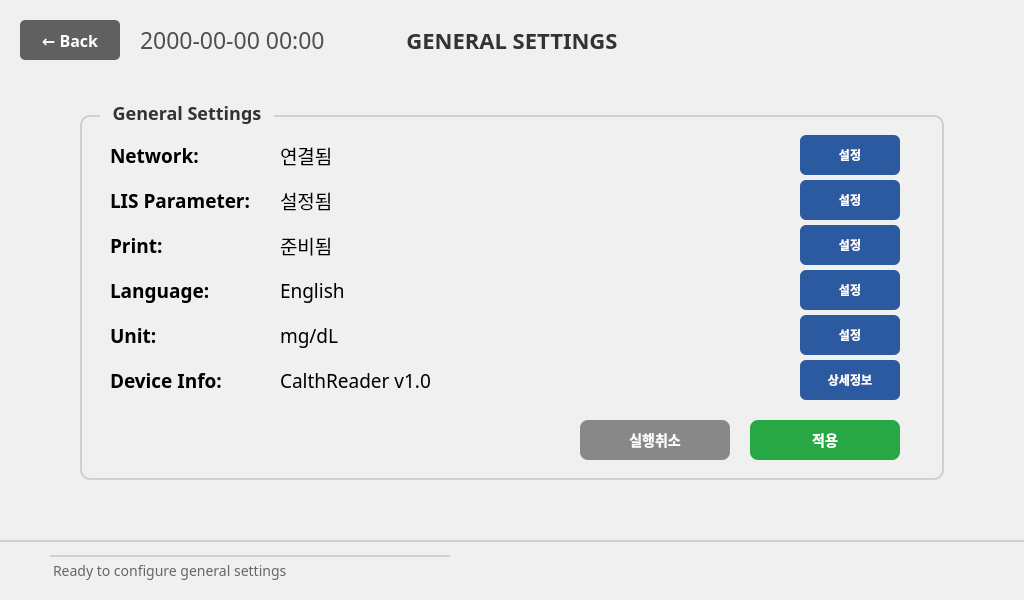
<?xml version="1.0" encoding="UTF-8"?>
<ui version="4.0">
 <class>GeneralSettingsViewWindow</class>
 <widget class="QMainWindow" name="GeneralSettingsViewWindow">
  <property name="geometry">
   <rect>
    <x>0</x>
    <y>0</y>
    <width>1024</width>
    <height>600</height>
   </rect>
  </property>
  <property name="windowTitle">
   <string notr="true">General Settings</string>
  </property>
  <property name="styleSheet">
   <string notr="true">QMainWindow {
    background-color: #f0f0f0;
    font-family: 'Pretendard';
}</string>
  </property>
  <widget class="QWidget" name="centralwidget">
   <widget class="QPushButton" name="pushButton_BackArrow">
    <property name="geometry">
     <rect>
      <x>20</x>
      <y>20</y>
      <width>100</width>
      <height>40</height>
     </rect>
    </property>
    <property name="font">
     <font>
      <family>Pretendard</family>
      <pointsize>16</pointsize>
      <weight>75</weight>
      <bold>true</bold>
     </font>
    </property>
    <property name="styleSheet">
     <string notr="true">QPushButton {
    background-color: #606060;
    color: white;
    border: none;
    border-radius: 5px;
    font-size: 16px;
    font-weight: bold;
}
QPushButton:hover {
    background-color: #707070;
}
QPushButton:pressed {
    background-color: #505050;
}</string>
    </property>
    <property name="text">
     <string>← Back</string>
    </property>
   </widget>
   <widget class="QLabel" name="label_Title">
    <property name="geometry">
     <rect>
      <x>300</x>
      <y>20</y>
      <width>424</width>
      <height>40</height>
     </rect>
    </property>
    <property name="font">
     <font>
      <family>Pretendard</family>
      <pointsize>14</pointsize>
      <weight>75</weight>
      <bold>true</bold>
     </font>
    </property>
    <property name="styleSheet">
     <string notr="true">QLabel {
    font-size: 22px;
    font-weight: bold;
    color: #333333;
}</string>
    </property>
    <property name="text">
     <string>GENERAL SETTINGS</string>
    </property>
    <property name="alignment">
     <set>Qt::AlignCenter</set>
    </property>
   </widget>
   <widget class="QLabel" name="label_DateNClock">
    <property name="geometry">
     <rect>
      <x>140</x>
      <y>20</y>
      <width>300</width>
      <height>40</height>
     </rect>
    </property>
    <property name="palette">
     <palette>
      <active>
       <colorrole role="WindowText">
        <brush brushstyle="SolidPattern">
         <color alpha="255">
          <red>79</red>
          <green>79</green>
          <blue>79</blue>
         </color>
        </brush>
       </colorrole>
      </active>
      <inactive>
       <colorrole role="WindowText">
        <brush brushstyle="SolidPattern">
         <color alpha="255">
          <red>79</red>
          <green>79</green>
          <blue>79</blue>
         </color>
        </brush>
       </colorrole>
      </inactive>
      <disabled>
       <colorrole role="WindowText">
        <brush brushstyle="SolidPattern">
         <color alpha="255">
          <red>120</red>
          <green>120</green>
          <blue>120</blue>
         </color>
        </brush>
       </colorrole>
      </disabled>
     </palette>
    </property>
    <property name="font">
     <font>
      <family>Pretendard</family>
      <pointsize>17</pointsize>
      <weight>50</weight>
      <bold>false</bold>
     </font>
    </property>
    <property name="text">
     <string>2000-00-00 00:00</string>
    </property>
    <property name="alignment">
     <set>Qt::AlignLeading|Qt::AlignLeft|Qt::AlignVCenter</set>
    </property>
   </widget>
   <widget class="QGroupBox" name="groupBox_GeneralSettings">
    <property name="geometry">
     <rect>
      <x>80</x>
      <y>100</y>
      <width>864</width>
      <height>380</height>
     </rect>
    </property>
    <property name="font">
     <font>
      <family>Pretendard</family>
      <pointsize>14</pointsize>
      <weight>75</weight>
      <bold>true</bold>
     </font>
    </property>
    <property name="styleSheet">
     <string notr="true">QGroupBox {
    font-size: 18px;
    font-weight: bold;
    color: #333333;
    border: 2px solid #d0d0d0;
    border-radius: 10px;
    margin-top: 15px;
    padding-top: 10px;
}
QGroupBox::title {
    subcontrol-origin: margin;
    left: 20px;
    padding: 0 10px 0 10px;
    background-color: #f0f0f0;
}</string>
    </property>
    <property name="title">
     <string>General Settings</string>
    </property>
    <widget class="QLabel" name="label_network_title">
     <property name="geometry">
      <rect>
       <x>30</x>
       <y>40</y>
       <width>150</width>
       <height>30</height>
      </rect>
     </property>
     <property name="font">
      <font>
       <family>Pretendard</family>
       <pointsize>14</pointsize>
       <weight>75</weight>
       <bold>true</bold>
      </font>
     </property>
     <property name="text">
      <string>Network:</string>
     </property>
    </widget>
    <widget class="QLabel" name="label_network_status">
     <property name="geometry">
      <rect>
       <x>200</x>
       <y>40</y>
       <width>300</width>
       <height>30</height>
      </rect>
     </property>
     <property name="font">
      <font>
       <family>Pretendard</family>
       <pointsize>14</pointsize>
      </font>
     </property>
     <property name="text">
      <string>연결됨</string>
     </property>
    </widget>
    <widget class="QPushButton" name="btn_network">
     <property name="geometry">
      <rect>
       <x>720</x>
       <y>35</y>
       <width>100</width>
       <height>40</height>
      </rect>
     </property>
     <property name="font">
      <font>
       <family>Pretendard</family>
       <pointsize>14</pointsize>
       <weight>75</weight>
       <bold>true</bold>
      </font>
     </property>
     <property name="styleSheet">
      <string notr="true">QPushButton {
    background-color: #2c5aa0;
    color: white;
    border: none;
    border-radius: 6px;
    font-size: 12px;
    font-weight: bold;
}
QPushButton:hover {
    background-color: #3366bb;
}
QPushButton:pressed {
    background-color: #1f4788;
}</string>
     </property>
     <property name="text">
      <string>설정</string>
     </property>
    </widget>
    <widget class="QLabel" name="label_lis_title">
     <property name="geometry">
      <rect>
       <x>30</x>
       <y>85</y>
       <width>150</width>
       <height>30</height>
      </rect>
     </property>
     <property name="font">
      <font>
       <family>Pretendard</family>
       <pointsize>14</pointsize>
       <weight>75</weight>
       <bold>true</bold>
      </font>
     </property>
     <property name="text">
      <string>LIS Parameter:</string>
     </property>
    </widget>
    <widget class="QLabel" name="label_lis_status">
     <property name="geometry">
      <rect>
       <x>200</x>
       <y>85</y>
       <width>300</width>
       <height>30</height>
      </rect>
     </property>
     <property name="font">
      <font>
       <family>Pretendard</family>
       <pointsize>14</pointsize>
      </font>
     </property>
     <property name="text">
      <string>설정됨</string>
     </property>
    </widget>
    <widget class="QPushButton" name="btn_lis_parameter">
     <property name="geometry">
      <rect>
       <x>720</x>
       <y>80</y>
       <width>100</width>
       <height>40</height>
      </rect>
     </property>
     <property name="font">
      <font>
       <family>Pretendard</family>
       <pointsize>14</pointsize>
       <weight>75</weight>
       <bold>true</bold>
      </font>
     </property>
     <property name="styleSheet">
      <string notr="true">QPushButton {
    background-color: #2c5aa0;
    color: white;
    border: none;
    border-radius: 6px;
    font-size: 12px;
    font-weight: bold;
}
QPushButton:hover {
    background-color: #3366bb;
}
QPushButton:pressed {
    background-color: #1f4788;
}</string>
     </property>
     <property name="text">
      <string>설정</string>
     </property>
    </widget>
    <widget class="QLabel" name="label_print_title">
     <property name="geometry">
      <rect>
       <x>30</x>
       <y>130</y>
       <width>150</width>
       <height>30</height>
      </rect>
     </property>
     <property name="font">
      <font>
       <family>Pretendard</family>
       <pointsize>14</pointsize>
       <weight>75</weight>
       <bold>true</bold>
      </font>
     </property>
     <property name="text">
      <string>Print:</string>
     </property>
    </widget>
    <widget class="QLabel" name="label_print_status">
     <property name="geometry">
      <rect>
       <x>200</x>
       <y>130</y>
       <width>300</width>
       <height>30</height>
      </rect>
     </property>
     <property name="font">
      <font>
       <family>Pretendard</family>
       <pointsize>14</pointsize>
      </font>
     </property>
     <property name="text">
      <string>준비됨</string>
     </property>
    </widget>
    <widget class="QPushButton" name="btn_print">
     <property name="geometry">
      <rect>
       <x>720</x>
       <y>125</y>
       <width>100</width>
       <height>40</height>
      </rect>
     </property>
     <property name="font">
      <font>
       <family>Pretendard</family>
       <pointsize>14</pointsize>
       <weight>75</weight>
       <bold>true</bold>
      </font>
     </property>
     <property name="styleSheet">
      <string notr="true">QPushButton {
    background-color: #2c5aa0;
    color: white;
    border: none;
    border-radius: 6px;
    font-size: 12px;
    font-weight: bold;
}
QPushButton:hover {
    background-color: #3366bb;
}
QPushButton:pressed {
    background-color: #1f4788;
}</string>
     </property>
     <property name="text">
      <string>설정</string>
     </property>
    </widget>
    <widget class="QLabel" name="label_language_title">
     <property name="geometry">
      <rect>
       <x>30</x>
       <y>175</y>
       <width>150</width>
       <height>30</height>
      </rect>
     </property>
     <property name="font">
      <font>
       <family>Pretendard</family>
       <pointsize>14</pointsize>
       <weight>75</weight>
       <bold>true</bold>
      </font>
     </property>
     <property name="text">
      <string>Language:</string>
     </property>
    </widget>
    <widget class="QLabel" name="label_language_current">
     <property name="geometry">
      <rect>
       <x>200</x>
       <y>175</y>
       <width>300</width>
       <height>30</height>
      </rect>
     </property>
     <property name="font">
      <font>
       <family>Pretendard</family>
       <pointsize>14</pointsize>
      </font>
     </property>
     <property name="text">
      <string>English</string>
     </property>
    </widget>
    <widget class="QPushButton" name="btn_language">
     <property name="geometry">
      <rect>
       <x>720</x>
       <y>170</y>
       <width>100</width>
       <height>40</height>
      </rect>
     </property>
     <property name="font">
      <font>
       <family>Pretendard</family>
       <pointsize>14</pointsize>
       <weight>75</weight>
       <bold>true</bold>
      </font>
     </property>
     <property name="styleSheet">
      <string notr="true">QPushButton {
    background-color: #2c5aa0;
    color: white;
    border: none;
    border-radius: 6px;
    font-size: 12px;
    font-weight: bold;
}
QPushButton:hover {
    background-color: #3366bb;
}
QPushButton:pressed {
    background-color: #1f4788;
}</string>
     </property>
     <property name="text">
      <string>설정</string>
     </property>
    </widget>
    <widget class="QLabel" name="label_unit_title">
     <property name="geometry">
      <rect>
       <x>30</x>
       <y>220</y>
       <width>150</width>
       <height>30</height>
      </rect>
     </property>
     <property name="font">
      <font>
       <family>Pretendard</family>
       <pointsize>14</pointsize>
       <weight>75</weight>
       <bold>true</bold>
      </font>
     </property>
     <property name="text">
      <string>Unit:</string>
     </property>
    </widget>
    <widget class="QLabel" name="label_unit_current">
     <property name="geometry">
      <rect>
       <x>200</x>
       <y>220</y>
       <width>300</width>
       <height>30</height>
      </rect>
     </property>
     <property name="font">
      <font>
       <family>Pretendard</family>
       <pointsize>14</pointsize>
      </font>
     </property>
     <property name="text">
      <string>mg/dL</string>
     </property>
    </widget>
    <widget class="QPushButton" name="btn_unit">
     <property name="geometry">
      <rect>
       <x>720</x>
       <y>215</y>
       <width>100</width>
       <height>40</height>
      </rect>
     </property>
     <property name="font">
      <font>
       <family>Pretendard</family>
       <pointsize>14</pointsize>
       <weight>75</weight>
       <bold>true</bold>
      </font>
     </property>
     <property name="styleSheet">
      <string notr="true">QPushButton {
    background-color: #2c5aa0;
    color: white;
    border: none;
    border-radius: 6px;
    font-size: 12px;
    font-weight: bold;
}
QPushButton:hover {
    background-color: #3366bb;
}
QPushButton:pressed {
    background-color: #1f4788;
}</string>
     </property>
     <property name="text">
      <string>설정</string>
     </property>
    </widget>
    <widget class="QLabel" name="label_info_title">
     <property name="geometry">
      <rect>
       <x>30</x>
       <y>265</y>
       <width>150</width>
       <height>30</height>
      </rect>
     </property>
     <property name="font">
      <font>
       <family>Pretendard</family>
       <pointsize>14</pointsize>
       <weight>75</weight>
       <bold>true</bold>
      </font>
     </property>
     <property name="text">
      <string>Device Info:</string>
     </property>
    </widget>
    <widget class="QLabel" name="label_device_name">
     <property name="geometry">
      <rect>
       <x>200</x>
       <y>265</y>
       <width>300</width>
       <height>30</height>
      </rect>
     </property>
     <property name="font">
      <font>
       <family>Pretendard</family>
       <pointsize>14</pointsize>
      </font>
     </property>
     <property name="text">
      <string>CalthReader v1.0</string>
     </property>
    </widget>
    <widget class="QPushButton" name="btn_info">
     <property name="geometry">
      <rect>
       <x>720</x>
       <y>260</y>
       <width>100</width>
       <height>40</height>
      </rect>
     </property>
     <property name="font">
      <font>
       <family>Pretendard</family>
       <pointsize>14</pointsize>
       <weight>75</weight>
       <bold>true</bold>
      </font>
     </property>
     <property name="styleSheet">
      <string notr="true">QPushButton {
    background-color: #2c5aa0;
    color: white;
    border: none;
    border-radius: 6px;
    font-size: 12px;
    font-weight: bold;
}
QPushButton:hover {
    background-color: #3366bb;
}
QPushButton:pressed {
    background-color: #1f4788;
}</string>
     </property>
     <property name="text">
      <string>상세정보</string>
     </property>
    </widget>
    <widget class="QPushButton" name="btn_reset">
     <property name="geometry">
      <rect>
       <x>500</x>
       <y>320</y>
       <width>150</width>
       <height>40</height>
      </rect>
     </property>
     <property name="font">
      <font>
       <family>Pretendard</family>
       <pointsize>14</pointsize>
       <weight>75</weight>
       <bold>true</bold>
      </font>
     </property>
     <property name="styleSheet">
      <string notr="true">QPushButton {
    background-color: #888888;
    color: white;
    border: none;
    border-radius: 8px;
    font-size: 14px;
    font-weight: bold;
}
QPushButton:hover {
    background-color: #999999;
}
QPushButton:pressed {
    background-color: #777777;
}</string>
     </property>
     <property name="text">
      <string>실행취소</string>
     </property>
    </widget>
    <widget class="QPushButton" name="btn_apply">
     <property name="geometry">
      <rect>
       <x>670</x>
       <y>320</y>
       <width>150</width>
       <height>40</height>
      </rect>
     </property>
     <property name="font">
      <font>
       <family>Pretendard</family>
       <pointsize>14</pointsize>
       <weight>75</weight>
       <bold>true</bold>
      </font>
     </property>
     <property name="styleSheet">
      <string notr="true">QPushButton {
    background-color: #28a745;
    color: white;
    border: none;
    border-radius: 8px;
    font-size: 14px;
    font-weight: bold;
}
QPushButton:hover {
    background-color: #34ce57;
}
QPushButton:pressed {
    background-color: #1e7e34;
}</string>
     </property>
     <property name="text">
      <string>적용</string>
     </property>
    </widget>
   </widget>
   <widget class="QWidget" name="widget_statusbar" native="true">
    <property name="geometry">
     <rect>
      <x>0</x>
      <y>540</y>
      <width>1024</width>
      <height>60</height>
     </rect>
    </property>
    <property name="styleSheet">
     <string notr="true">QWidget {
    background-color: #f0f0f0;
    border-top: 2px solid #d0d0d0;
}</string>
    </property>
    <widget class="QLabel" name="label_status">
     <property name="geometry">
      <rect>
       <x>50</x>
       <y>15</y>
       <width>400</width>
       <height>30</height>
      </rect>
     </property>
     <property name="font">
      <font>
       <family>Pretendard</family>
       <pointsize>14</pointsize>
      </font>
     </property>
     <property name="styleSheet">
      <string notr="true">QLabel {
    font-size: 14px;
    color: #666666;
}</string>
     </property>
     <property name="text">
      <string>Ready to configure general settings</string>
     </property>
    </widget>
   </widget>
  </widget>
 </widget>
 <resources/>
 <connections/>
</ui>
